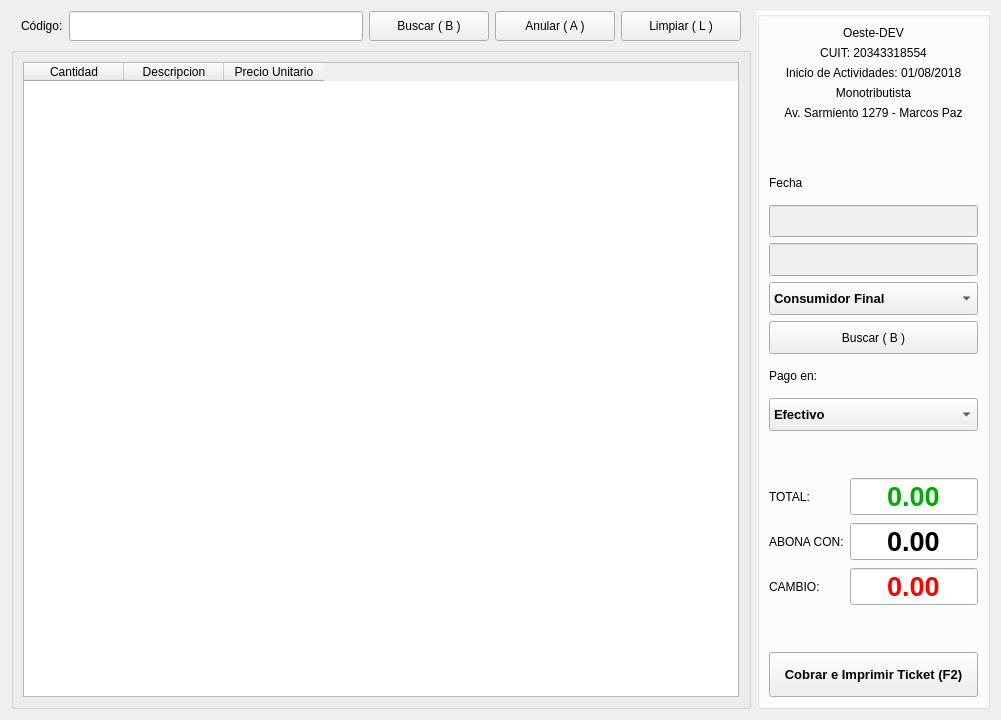
<?xml version="1.0" encoding="UTF-8"?>
<ui version="4.0">
 <class>Form</class>
 <widget class="QWidget" name="Form">
  <property name="geometry">
   <rect>
    <x>0</x>
    <y>0</y>
    <width>1001</width>
    <height>720</height>
   </rect>
  </property>
  <property name="windowTitle">
   <string>Form</string>
  </property>
  <layout class="QGridLayout" name="gridLayout_3" rowstretch="0,80,0" columnstretch="95,0">
   <item row="1" column="0" rowspan="2">
    <widget class="QGroupBox" name="groupBox_2">
     <property name="title">
      <string/>
     </property>
     <layout class="QGridLayout" name="gridLayout_2" rowstretch="5,95">
      <item row="0" column="0" rowspan="2" colspan="3">
       <widget class="QTableWidget" name="tableWidget">
        <column>
         <property name="text">
          <string>Cantidad</string>
         </property>
        </column>
        <column>
         <property name="text">
          <string>Descripcion</string>
         </property>
        </column>
        <column>
         <property name="text">
          <string>Precio Unitario</string>
         </property>
        </column>
       </widget>
      </item>
     </layout>
    </widget>
   </item>
   <item row="0" column="0">
    <layout class="QHBoxLayout" name="horizontalLayout">
     <property name="spacing">
      <number>6</number>
     </property>
     <property name="leftMargin">
      <number>10</number>
     </property>
     <property name="rightMargin">
      <number>10</number>
     </property>
     <item>
      <widget class="QLabel" name="label_5">
       <property name="sizePolicy">
        <sizepolicy hsizetype="Fixed" vsizetype="Expanding">
         <horstretch>0</horstretch>
         <verstretch>0</verstretch>
        </sizepolicy>
       </property>
       <property name="minimumSize">
        <size>
         <width>0</width>
         <height>30</height>
        </size>
       </property>
       <property name="text">
        <string>Código:</string>
       </property>
      </widget>
     </item>
     <item>
      <widget class="QLineEdit" name="lineEdit_7">
       <property name="sizePolicy">
        <sizepolicy hsizetype="Expanding" vsizetype="Fixed">
         <horstretch>0</horstretch>
         <verstretch>0</verstretch>
        </sizepolicy>
       </property>
       <property name="minimumSize">
        <size>
         <width>0</width>
         <height>30</height>
        </size>
       </property>
       <property name="palette">
        <palette>
         <active>
          <colorrole role="Text">
           <brush brushstyle="SolidPattern">
            <color alpha="255">
             <red>0</red>
             <green>0</green>
             <blue>255</blue>
            </color>
           </brush>
          </colorrole>
         </active>
         <inactive>
          <colorrole role="Text">
           <brush brushstyle="SolidPattern">
            <color alpha="255">
             <red>0</red>
             <green>0</green>
             <blue>255</blue>
            </color>
           </brush>
          </colorrole>
         </inactive>
         <disabled>
          <colorrole role="Text">
           <brush brushstyle="SolidPattern">
            <color alpha="255">
             <red>120</red>
             <green>120</green>
             <blue>120</blue>
            </color>
           </brush>
          </colorrole>
         </disabled>
        </palette>
       </property>
      </widget>
     </item>
     <item>
      <layout class="QHBoxLayout" name="horizontalLayout_2" stretch="33,33,33">
       <item>
        <widget class="QPushButton" name="buscar">
         <property name="sizePolicy">
          <sizepolicy hsizetype="Fixed" vsizetype="Fixed">
           <horstretch>0</horstretch>
           <verstretch>0</verstretch>
          </sizepolicy>
         </property>
         <property name="minimumSize">
          <size>
           <width>120</width>
           <height>30</height>
          </size>
         </property>
         <property name="text">
          <string>Buscar ( B )</string>
         </property>
         <property name="icon">
          <iconset>
           <normaloff>icon/lupa.png</normaloff>icon/lupa.png</iconset>
         </property>
        </widget>
       </item>
       <item>
        <widget class="QPushButton" name="pushButton">
         <property name="sizePolicy">
          <sizepolicy hsizetype="Fixed" vsizetype="Fixed">
           <horstretch>0</horstretch>
           <verstretch>0</verstretch>
          </sizepolicy>
         </property>
         <property name="minimumSize">
          <size>
           <width>120</width>
           <height>30</height>
          </size>
         </property>
         <property name="text">
          <string>Anular ( A )</string>
         </property>
         <property name="icon">
          <iconset>
           <normaloff>icon/cancel.png</normaloff>icon/cancel.png</iconset>
         </property>
        </widget>
       </item>
       <item>
        <widget class="QPushButton" name="pushButton_4">
         <property name="sizePolicy">
          <sizepolicy hsizetype="Fixed" vsizetype="Fixed">
           <horstretch>0</horstretch>
           <verstretch>0</verstretch>
          </sizepolicy>
         </property>
         <property name="minimumSize">
          <size>
           <width>120</width>
           <height>30</height>
          </size>
         </property>
         <property name="text">
          <string>Limpiar ( L )</string>
         </property>
         <property name="icon">
          <iconset>
           <normaloff>icon/limpia.png</normaloff>icon/limpia.png</iconset>
         </property>
        </widget>
       </item>
      </layout>
     </item>
    </layout>
   </item>
   <item row="0" column="1" rowspan="3">
    <widget class="QGroupBox" name="groupBox">
     <property name="styleSheet">
      <string notr="true">#groupBox{
background-color: #FFFFFF
}</string>
     </property>
     <property name="title">
      <string/>
     </property>
     <layout class="QGridLayout" name="gridLayout" columnstretch="50,0">
      <item row="13" column="0" colspan="2">
       <widget class="QPushButton" name="buscar_cliente">
        <property name="sizePolicy">
         <sizepolicy hsizetype="Expanding" vsizetype="Expanding">
          <horstretch>0</horstretch>
          <verstretch>0</verstretch>
         </sizepolicy>
        </property>
        <property name="text">
         <string>Buscar ( B )</string>
        </property>
        <property name="icon">
         <iconset>
          <normaloff>icon/lupa.png</normaloff>icon/lupa.png</iconset>
        </property>
        <property name="iconSize">
         <size>
          <width>20</width>
          <height>20</height>
         </size>
        </property>
       </widget>
      </item>
      <item row="4" column="0" colspan="2">
       <widget class="QLabel" name="label_8">
        <property name="text">
         <string>Av. Sarmiento 1279 - Marcos Paz</string>
        </property>
        <property name="alignment">
         <set>Qt::AlignCenter</set>
        </property>
       </widget>
      </item>
      <item row="21" column="0" colspan="2">
       <widget class="QPushButton" name="pushButton_3">
        <property name="sizePolicy">
         <sizepolicy hsizetype="Expanding" vsizetype="Fixed">
          <horstretch>0</horstretch>
          <verstretch>0</verstretch>
         </sizepolicy>
        </property>
        <property name="minimumSize">
         <size>
          <width>0</width>
          <height>45</height>
         </size>
        </property>
        <property name="font">
         <font>
          <pointsize>10</pointsize>
          <weight>75</weight>
          <bold>true</bold>
         </font>
        </property>
        <property name="text">
         <string>Cobrar e Imprimir Ticket (F2)</string>
        </property>
        <property name="icon">
         <iconset>
          <normaloff>icon/ok.png</normaloff>icon/ok.png</iconset>
        </property>
        <property name="iconSize">
         <size>
          <width>30</width>
          <height>30</height>
         </size>
        </property>
       </widget>
      </item>
      <item row="0" column="0" colspan="2">
       <widget class="QLabel" name="label_4">
        <property name="text">
         <string>Oeste-DEV</string>
        </property>
        <property name="alignment">
         <set>Qt::AlignCenter</set>
        </property>
       </widget>
      </item>
      <item row="14" column="0">
       <widget class="QLabel" name="label_7">
        <property name="sizePolicy">
         <sizepolicy hsizetype="Fixed" vsizetype="Expanding">
          <horstretch>0</horstretch>
          <verstretch>0</verstretch>
         </sizepolicy>
        </property>
        <property name="text">
         <string>Pago en:</string>
        </property>
       </widget>
      </item>
      <item row="18" column="1">
       <widget class="QDoubleSpinBox" name="doubleSpinBox_2">
        <property name="sizePolicy">
         <sizepolicy hsizetype="Expanding" vsizetype="Expanding">
          <horstretch>0</horstretch>
          <verstretch>0</verstretch>
         </sizepolicy>
        </property>
        <property name="font">
         <font>
          <pointsize>20</pointsize>
          <weight>75</weight>
          <bold>true</bold>
         </font>
        </property>
        <property name="frame">
         <bool>true</bool>
        </property>
        <property name="alignment">
         <set>Qt::AlignCenter</set>
        </property>
        <property name="buttonSymbols">
         <enum>QAbstractSpinBox::NoButtons</enum>
        </property>
        <property name="maximum">
         <double>99999.990000000005239</double>
        </property>
       </widget>
      </item>
      <item row="17" column="1">
       <widget class="QDoubleSpinBox" name="doubleSpinBox">
        <property name="sizePolicy">
         <sizepolicy hsizetype="Expanding" vsizetype="Expanding">
          <horstretch>0</horstretch>
          <verstretch>0</verstretch>
         </sizepolicy>
        </property>
        <property name="palette">
         <palette>
          <active>
           <colorrole role="Text">
            <brush brushstyle="SolidPattern">
             <color alpha="255">
              <red>0</red>
              <green>170</green>
              <blue>0</blue>
             </color>
            </brush>
           </colorrole>
          </active>
          <inactive>
           <colorrole role="Text">
            <brush brushstyle="SolidPattern">
             <color alpha="255">
              <red>0</red>
              <green>170</green>
              <blue>0</blue>
             </color>
            </brush>
           </colorrole>
          </inactive>
          <disabled>
           <colorrole role="Text">
            <brush brushstyle="SolidPattern">
             <color alpha="255">
              <red>120</red>
              <green>120</green>
              <blue>120</blue>
             </color>
            </brush>
           </colorrole>
          </disabled>
         </palette>
        </property>
        <property name="font">
         <font>
          <pointsize>20</pointsize>
          <weight>75</weight>
          <bold>true</bold>
         </font>
        </property>
        <property name="frame">
         <bool>true</bool>
        </property>
        <property name="alignment">
         <set>Qt::AlignCenter</set>
        </property>
        <property name="buttonSymbols">
         <enum>QAbstractSpinBox::NoButtons</enum>
        </property>
        <property name="maximum">
         <double>99999.990000000005239</double>
        </property>
       </widget>
      </item>
      <item row="19" column="1">
       <widget class="QDoubleSpinBox" name="doubleSpinBox_3">
        <property name="sizePolicy">
         <sizepolicy hsizetype="Expanding" vsizetype="Expanding">
          <horstretch>0</horstretch>
          <verstretch>0</verstretch>
         </sizepolicy>
        </property>
        <property name="palette">
         <palette>
          <active>
           <colorrole role="Text">
            <brush brushstyle="SolidPattern">
             <color alpha="255">
              <red>255</red>
              <green>0</green>
              <blue>0</blue>
             </color>
            </brush>
           </colorrole>
          </active>
          <inactive>
           <colorrole role="Text">
            <brush brushstyle="SolidPattern">
             <color alpha="255">
              <red>255</red>
              <green>0</green>
              <blue>0</blue>
             </color>
            </brush>
           </colorrole>
          </inactive>
          <disabled>
           <colorrole role="Text">
            <brush brushstyle="SolidPattern">
             <color alpha="255">
              <red>120</red>
              <green>120</green>
              <blue>120</blue>
             </color>
            </brush>
           </colorrole>
          </disabled>
         </palette>
        </property>
        <property name="font">
         <font>
          <pointsize>20</pointsize>
          <weight>75</weight>
          <bold>true</bold>
         </font>
        </property>
        <property name="frame">
         <bool>true</bool>
        </property>
        <property name="alignment">
         <set>Qt::AlignCenter</set>
        </property>
        <property name="buttonSymbols">
         <enum>QAbstractSpinBox::NoButtons</enum>
        </property>
        <property name="maximum">
         <double>99999.990000000005239</double>
        </property>
       </widget>
      </item>
      <item row="12" column="0" colspan="2">
       <widget class="QComboBox" name="comboBox">
        <property name="sizePolicy">
         <sizepolicy hsizetype="Expanding" vsizetype="Expanding">
          <horstretch>0</horstretch>
          <verstretch>0</verstretch>
         </sizepolicy>
        </property>
        <property name="palette">
         <palette>
          <active>
           <colorrole role="Text">
            <brush brushstyle="SolidPattern">
             <color alpha="255">
              <red>0</red>
              <green>0</green>
              <blue>255</blue>
             </color>
            </brush>
           </colorrole>
          </active>
          <inactive>
           <colorrole role="Text">
            <brush brushstyle="SolidPattern">
             <color alpha="255">
              <red>0</red>
              <green>0</green>
              <blue>255</blue>
             </color>
            </brush>
           </colorrole>
          </inactive>
          <disabled>
           <colorrole role="Text">
            <brush brushstyle="SolidPattern">
             <color alpha="255">
              <red>120</red>
              <green>120</green>
              <blue>120</blue>
             </color>
            </brush>
           </colorrole>
          </disabled>
         </palette>
        </property>
        <property name="font">
         <font>
          <pointsize>10</pointsize>
          <weight>75</weight>
          <bold>true</bold>
         </font>
        </property>
        <item>
         <property name="text">
          <string>Consumidor Final</string>
         </property>
        </item>
       </widget>
      </item>
      <item row="19" column="0">
       <widget class="QLabel" name="label_3">
        <property name="sizePolicy">
         <sizepolicy hsizetype="Expanding" vsizetype="Preferred">
          <horstretch>0</horstretch>
          <verstretch>0</verstretch>
         </sizepolicy>
        </property>
        <property name="text">
         <string>CAMBIO:</string>
        </property>
       </widget>
      </item>
      <item row="6" column="0" colspan="2">
       <spacer name="verticalSpacer_3">
        <property name="orientation">
         <enum>Qt::Vertical</enum>
        </property>
        <property name="sizeHint" stdset="0">
         <size>
          <width>20</width>
          <height>40</height>
         </size>
        </property>
       </spacer>
      </item>
      <item row="18" column="0">
       <widget class="QLabel" name="label_2">
        <property name="sizePolicy">
         <sizepolicy hsizetype="Expanding" vsizetype="Preferred">
          <horstretch>0</horstretch>
          <verstretch>0</verstretch>
         </sizepolicy>
        </property>
        <property name="text">
         <string>ABONA CON:</string>
        </property>
       </widget>
      </item>
      <item row="15" column="0" colspan="2">
       <widget class="QComboBox" name="comboBox_2">
        <property name="sizePolicy">
         <sizepolicy hsizetype="Expanding" vsizetype="Expanding">
          <horstretch>0</horstretch>
          <verstretch>0</verstretch>
         </sizepolicy>
        </property>
        <property name="palette">
         <palette>
          <active>
           <colorrole role="Text">
            <brush brushstyle="SolidPattern">
             <color alpha="255">
              <red>0</red>
              <green>0</green>
              <blue>255</blue>
             </color>
            </brush>
           </colorrole>
          </active>
          <inactive>
           <colorrole role="Text">
            <brush brushstyle="SolidPattern">
             <color alpha="255">
              <red>0</red>
              <green>0</green>
              <blue>255</blue>
             </color>
            </brush>
           </colorrole>
          </inactive>
          <disabled>
           <colorrole role="Text">
            <brush brushstyle="SolidPattern">
             <color alpha="255">
              <red>120</red>
              <green>120</green>
              <blue>120</blue>
             </color>
            </brush>
           </colorrole>
          </disabled>
         </palette>
        </property>
        <property name="font">
         <font>
          <pointsize>10</pointsize>
          <weight>75</weight>
          <bold>true</bold>
         </font>
        </property>
        <item>
         <property name="text">
          <string>Efectivo</string>
         </property>
        </item>
        <item>
         <property name="text">
          <string>Tarjeta Credito</string>
         </property>
        </item>
        <item>
         <property name="text">
          <string>Tarjeta Débito</string>
         </property>
        </item>
       </widget>
      </item>
      <item row="17" column="0">
       <widget class="QLabel" name="label">
        <property name="sizePolicy">
         <sizepolicy hsizetype="Expanding" vsizetype="Preferred">
          <horstretch>0</horstretch>
          <verstretch>0</verstretch>
         </sizepolicy>
        </property>
        <property name="text">
         <string>TOTAL:</string>
        </property>
       </widget>
      </item>
      <item row="16" column="0" colspan="2">
       <spacer name="verticalSpacer">
        <property name="orientation">
         <enum>Qt::Vertical</enum>
        </property>
        <property name="sizeHint" stdset="0">
         <size>
          <width>20</width>
          <height>40</height>
         </size>
        </property>
       </spacer>
      </item>
      <item row="20" column="0" colspan="2">
       <spacer name="verticalSpacer_2">
        <property name="orientation">
         <enum>Qt::Vertical</enum>
        </property>
        <property name="sizeHint" stdset="0">
         <size>
          <width>20</width>
          <height>40</height>
         </size>
        </property>
       </spacer>
      </item>
      <item row="8" column="0" colspan="2">
       <widget class="QLabel" name="label_13">
        <property name="sizePolicy">
         <sizepolicy hsizetype="Expanding" vsizetype="Expanding">
          <horstretch>0</horstretch>
          <verstretch>0</verstretch>
         </sizepolicy>
        </property>
        <property name="text">
         <string>Fecha</string>
        </property>
       </widget>
      </item>
      <item row="1" column="0" colspan="2">
       <widget class="QLabel" name="label_9">
        <property name="text">
         <string>CUIT: 20343318554</string>
        </property>
        <property name="alignment">
         <set>Qt::AlignCenter</set>
        </property>
       </widget>
      </item>
      <item row="2" column="0" colspan="2">
       <widget class="QLabel" name="label_15">
        <property name="text">
         <string>Inicio de Actividades: 01/08/2018</string>
        </property>
        <property name="alignment">
         <set>Qt::AlignCenter</set>
        </property>
       </widget>
      </item>
      <item row="3" column="0" colspan="2">
       <widget class="QLabel" name="label_16">
        <property name="text">
         <string>Monotributista</string>
        </property>
        <property name="alignment">
         <set>Qt::AlignCenter</set>
        </property>
       </widget>
      </item>
      <item row="10" column="0" colspan="2">
       <widget class="QLineEdit" name="lineEdit_8">
        <property name="enabled">
         <bool>false</bool>
        </property>
        <property name="sizePolicy">
         <sizepolicy hsizetype="Expanding" vsizetype="Expanding">
          <horstretch>0</horstretch>
          <verstretch>0</verstretch>
         </sizepolicy>
        </property>
        <property name="palette">
         <palette>
          <active>
           <colorrole role="Text">
            <brush brushstyle="SolidPattern">
             <color alpha="255">
              <red>0</red>
              <green>0</green>
              <blue>255</blue>
             </color>
            </brush>
           </colorrole>
          </active>
          <inactive>
           <colorrole role="Text">
            <brush brushstyle="SolidPattern">
             <color alpha="255">
              <red>0</red>
              <green>0</green>
              <blue>255</blue>
             </color>
            </brush>
           </colorrole>
          </inactive>
          <disabled>
           <colorrole role="Text">
            <brush brushstyle="SolidPattern">
             <color alpha="255">
              <red>120</red>
              <green>120</green>
              <blue>120</blue>
             </color>
            </brush>
           </colorrole>
          </disabled>
         </palette>
        </property>
        <property name="font">
         <font>
          <pointsize>10</pointsize>
          <weight>75</weight>
          <bold>true</bold>
         </font>
        </property>
       </widget>
      </item>
      <item row="11" column="0" colspan="2">
       <widget class="QLineEdit" name="lineEdit_9">
        <property name="enabled">
         <bool>false</bool>
        </property>
        <property name="sizePolicy">
         <sizepolicy hsizetype="Expanding" vsizetype="Expanding">
          <horstretch>0</horstretch>
          <verstretch>0</verstretch>
         </sizepolicy>
        </property>
        <property name="palette">
         <palette>
          <active>
           <colorrole role="Text">
            <brush brushstyle="SolidPattern">
             <color alpha="255">
              <red>0</red>
              <green>0</green>
              <blue>255</blue>
             </color>
            </brush>
           </colorrole>
          </active>
          <inactive>
           <colorrole role="Text">
            <brush brushstyle="SolidPattern">
             <color alpha="255">
              <red>0</red>
              <green>0</green>
              <blue>255</blue>
             </color>
            </brush>
           </colorrole>
          </inactive>
          <disabled>
           <colorrole role="Text">
            <brush brushstyle="SolidPattern">
             <color alpha="255">
              <red>120</red>
              <green>120</green>
              <blue>120</blue>
             </color>
            </brush>
           </colorrole>
          </disabled>
         </palette>
        </property>
        <property name="font">
         <font>
          <pointsize>10</pointsize>
          <weight>75</weight>
          <bold>true</bold>
         </font>
        </property>
       </widget>
      </item>
     </layout>
    </widget>
   </item>
  </layout>
 </widget>
 <resources/>
 <connections>
  <connection>
   <sender>pushButton_4</sender>
   <signal>clicked()</signal>
   <receiver>tableWidget</receiver>
   <slot>clear()</slot>
   <hints>
    <hint type="sourcelabel">
     <x>429</x>
     <y>72</y>
    </hint>
    <hint type="destinationlabel">
     <x>122</x>
     <y>207</y>
    </hint>
   </hints>
  </connection>
  <connection>
   <sender>pushButton_4</sender>
   <signal>clicked()</signal>
   <receiver>lineEdit_7</receiver>
   <slot>clear()</slot>
   <hints>
    <hint type="sourcelabel">
     <x>452</x>
     <y>82</y>
    </hint>
    <hint type="destinationlabel">
     <x>100</x>
     <y>64</y>
    </hint>
   </hints>
  </connection>
  <connection>
   <sender>pushButton_3</sender>
   <signal>clicked()</signal>
   <receiver>lineEdit_8</receiver>
   <slot>clear()</slot>
   <hints>
    <hint type="sourcelabel">
     <x>735</x>
     <y>622</y>
    </hint>
    <hint type="destinationlabel">
     <x>701</x>
     <y>261</y>
    </hint>
   </hints>
  </connection>
  <connection>
   <sender>pushButton_3</sender>
   <signal>clicked()</signal>
   <receiver>lineEdit_7</receiver>
   <slot>clear()</slot>
   <hints>
    <hint type="sourcelabel">
     <x>763</x>
     <y>621</y>
    </hint>
    <hint type="destinationlabel">
     <x>89</x>
     <y>63</y>
    </hint>
   </hints>
  </connection>
  <connection>
   <sender>pushButton_3</sender>
   <signal>clicked()</signal>
   <receiver>tableWidget</receiver>
   <slot>clear()</slot>
   <hints>
    <hint type="sourcelabel">
     <x>739</x>
     <y>622</y>
    </hint>
    <hint type="destinationlabel">
     <x>301</x>
     <y>509</y>
    </hint>
   </hints>
  </connection>
 </connections>
</ui>
